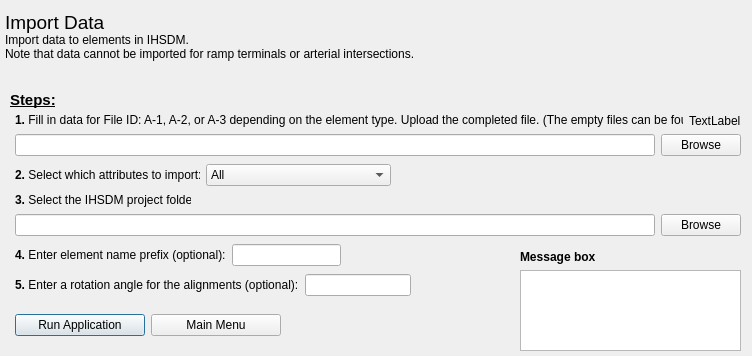
<?xml version="1.0" encoding="UTF-8"?>
<ui version="4.0">
 <class>Dialog</class>
 <widget class="QDialog" name="Dialog">
  <property name="geometry">
   <rect>
    <x>0</x>
    <y>0</y>
    <width>752</width>
    <height>356</height>
   </rect>
  </property>
  <property name="windowTitle">
   <string>Dialog</string>
  </property>
  <widget class="QWidget" name="verticalLayoutWidget">
   <property name="geometry">
    <rect>
     <x>0</x>
     <y>0</y>
     <width>491</width>
     <height>72</height>
    </rect>
   </property>
   <layout class="QVBoxLayout" name="verticalLayout">
    <property name="leftMargin">
     <number>5</number>
    </property>
    <item>
     <widget class="QLabel" name="label_4">
      <property name="font">
       <font>
        <pointsize>14</pointsize>
       </font>
      </property>
      <property name="text">
       <string>&lt;html&gt;&lt;head/&gt;&lt;body&gt;&lt;p&gt;Import Data&lt;br/&gt;&lt;span style=&quot; font-size:9pt;&quot;&gt;Import data to elements in IHSDM.&lt;br/&gt;Note that data cannot be imported for ramp terminals or arterial intersections.&lt;/span&gt;&lt;/p&gt;&lt;/body&gt;&lt;/html&gt;</string>
      </property>
     </widget>
    </item>
   </layout>
  </widget>
  <widget class="QWidget" name="horizontalLayoutWidget_4">
   <property name="geometry">
    <rect>
     <x>10</x>
     <y>300</y>
     <width>271</width>
     <height>51</height>
    </rect>
   </property>
   <layout class="QHBoxLayout" name="horizontalLayout_4">
    <property name="leftMargin">
     <number>5</number>
    </property>
    <item>
     <widget class="QPushButton" name="runapp_but">
      <property name="font">
       <font>
        <pointsize>9</pointsize>
       </font>
      </property>
      <property name="text">
       <string>Run Application</string>
      </property>
     </widget>
    </item>
    <item>
     <widget class="QPushButton" name="mainmenu">
      <property name="font">
       <font>
        <pointsize>9</pointsize>
       </font>
      </property>
      <property name="text">
       <string>Main Menu</string>
      </property>
     </widget>
    </item>
   </layout>
  </widget>
  <widget class="QWidget" name="verticalLayoutWidget_4">
   <property name="geometry">
    <rect>
     <x>520</x>
     <y>250</y>
     <width>221</width>
     <height>101</height>
    </rect>
   </property>
   <layout class="QVBoxLayout" name="verticalLayout_4">
    <property name="sizeConstraint">
     <enum>QLayout::SetMaximumSize</enum>
    </property>
    <item>
     <widget class="QLabel" name="label_31">
      <property name="font">
       <font>
        <pointsize>9</pointsize>
        <weight>75</weight>
        <bold>true</bold>
       </font>
      </property>
      <property name="text">
       <string>Message box</string>
      </property>
     </widget>
    </item>
    <item>
     <widget class="QTextEdit" name="messagebox"/>
    </item>
   </layout>
  </widget>
  <widget class="QWidget" name="horizontalLayoutWidget_7">
   <property name="geometry">
    <rect>
     <x>10</x>
     <y>190</y>
     <width>181</width>
     <height>21</height>
    </rect>
   </property>
   <layout class="QHBoxLayout" name="horizontalLayout_6">
    <property name="leftMargin">
     <number>5</number>
    </property>
    <item>
     <widget class="QLabel" name="label_5">
      <property name="text">
       <string>&lt;html&gt;&lt;head/&gt;&lt;body&gt;&lt;p&gt;&lt;span style=&quot; font-weight:600;&quot;&gt;3.&lt;/span&gt; Select the IHSDM project folder:&lt;/p&gt;&lt;/body&gt;&lt;/html&gt;</string>
      </property>
     </widget>
    </item>
   </layout>
  </widget>
  <widget class="QLabel" name="label">
   <property name="geometry">
    <rect>
     <x>10</x>
     <y>90</y>
     <width>61</width>
     <height>21</height>
    </rect>
   </property>
   <property name="text">
    <string>&lt;html&gt;&lt;head/&gt;&lt;body&gt;&lt;p&gt;&lt;span style=&quot; font-size:11pt; font-weight:600; text-decoration: underline;&quot;&gt;Steps:&lt;/span&gt;&lt;/p&gt;&lt;/body&gt;&lt;/html&gt;</string>
   </property>
  </widget>
  <widget class="QWidget" name="horizontalLayoutWidget_9">
   <property name="geometry">
    <rect>
     <x>10</x>
     <y>110</y>
     <width>731</width>
     <height>21</height>
    </rect>
   </property>
   <layout class="QHBoxLayout" name="horizontalLayout_9">
    <property name="leftMargin">
     <number>5</number>
    </property>
    <item>
     <widget class="QLabel" name="label_7">
      <property name="text">
       <string>&lt;html&gt;&lt;head/&gt;&lt;body&gt;&lt;p&gt;&lt;span style=&quot; font-weight:600;&quot;&gt;1.&lt;/span&gt; Fill in data for File ID: A-1, A-2, or A-3 depending on the element type. Upload the completed file. (The empty files can be found&lt;/p&gt;&lt;/body&gt;&lt;/html&gt;</string>
      </property>
     </widget>
    </item>
    <item>
     <widget class="QLabel" name="label_step1">
      <property name="text">
       <string>TextLabel</string>
      </property>
     </widget>
    </item>
   </layout>
  </widget>
  <widget class="QWidget" name="horizontalLayoutWidget_8">
   <property name="geometry">
    <rect>
     <x>10</x>
     <y>240</y>
     <width>331</width>
     <height>31</height>
    </rect>
   </property>
   <layout class="QHBoxLayout" name="horizontalLayout_8">
    <property name="leftMargin">
     <number>5</number>
    </property>
    <item>
     <widget class="QLabel" name="label_6">
      <property name="text">
       <string>&lt;html&gt;&lt;head/&gt;&lt;body&gt;&lt;p&gt;&lt;span style=&quot; font-weight:600;&quot;&gt;4.&lt;/span&gt; Enter element name prefix (optional):&lt;/p&gt;&lt;/body&gt;&lt;/html&gt;</string>
      </property>
     </widget>
    </item>
    <item>
     <widget class="QLineEdit" name="prefix_form"/>
    </item>
   </layout>
  </widget>
  <widget class="QWidget" name="horizontalLayoutWidget_10">
   <property name="geometry">
    <rect>
     <x>10</x>
     <y>160</y>
     <width>381</width>
     <height>31</height>
    </rect>
   </property>
   <layout class="QHBoxLayout" name="horizontalLayout_10">
    <property name="leftMargin">
     <number>5</number>
    </property>
    <item>
     <widget class="QLabel" name="label_2">
      <property name="text">
       <string>&lt;html&gt;&lt;head/&gt;&lt;body&gt;&lt;p&gt;&lt;span style=&quot; font-weight:600;&quot;&gt;2.&lt;/span&gt; Select which attributes to import:&lt;/p&gt;&lt;/body&gt;&lt;/html&gt;</string>
      </property>
     </widget>
    </item>
    <item>
     <widget class="QComboBox" name="eval_all_el_button">
      <item>
       <property name="text">
        <string>All</string>
       </property>
      </item>
      <item>
       <property name="text">
        <string>Annual Average Daily Traffic</string>
       </property>
      </item>
      <item>
       <property name="text">
        <string>Area Type</string>
       </property>
      </item>
      <item>
       <property name="text">
        <string>Automated Speed Enforcement</string>
       </property>
      </item>
      <item>
       <property name="text">
        <string>Clear Zone</string>
       </property>
      </item>
      <item>
       <property name="text">
        <string>Cross Slope</string>
       </property>
      </item>
      <item>
       <property name="text">
        <string>Driveway</string>
       </property>
      </item>
      <item>
       <property name="text">
        <string>Fixed Object</string>
       </property>
      </item>
      <item>
       <property name="text">
        <string>Functional Class</string>
       </property>
      </item>
      <item>
       <property name="text">
        <string>High Volume Section</string>
       </property>
      </item>
      <item>
       <property name="text">
        <string>Horizontal Alignment</string>
       </property>
      </item>
      <item>
       <property name="text">
        <string>Lane</string>
       </property>
      </item>
      <item>
       <property name="text">
        <string>Lane Offset</string>
       </property>
      </item>
      <item>
       <property name="text">
        <string>Left Side Barrier</string>
       </property>
      </item>
      <item>
       <property name="text">
        <string>Lighting</string>
       </property>
      </item>
      <item>
       <property name="text">
        <string>Median</string>
       </property>
      </item>
      <item>
       <property name="text">
        <string>Median Barrier</string>
       </property>
      </item>
      <item>
       <property name="text">
        <string>On-Street Parking</string>
       </property>
      </item>
      <item>
       <property name="text">
        <string>Outside Barrier</string>
       </property>
      </item>
      <item>
       <property name="text">
        <string>Posted Speed</string>
       </property>
      </item>
      <item>
       <property name="text">
        <string>Rail Highway Crossing</string>
       </property>
      </item>
      <item>
       <property name="text">
        <string>Ramp Type</string>
       </property>
      </item>
      <item>
       <property name="text">
        <string>Right Side Barrier</string>
       </property>
      </item>
      <item>
       <property name="text">
        <string>Shoulder Section</string>
       </property>
      </item>
      <item>
       <property name="text">
        <string>Speed Category</string>
       </property>
      </item>
      <item>
       <property name="text">
        <string>Two-way Left Turn Lane</string>
       </property>
      </item>
      <item>
       <property name="text">
        <string>User Defined CMF</string>
       </property>
      </item>
      <item>
       <property name="text">
        <string>Vertical Alignment</string>
       </property>
      </item>
     </widget>
    </item>
   </layout>
  </widget>
  <widget class="QWidget" name="horizontalLayoutWidget_11">
   <property name="geometry">
    <rect>
     <x>10</x>
     <y>270</y>
     <width>401</width>
     <height>31</height>
    </rect>
   </property>
   <layout class="QHBoxLayout" name="horizontalLayout_11">
    <property name="leftMargin">
     <number>5</number>
    </property>
    <item>
     <widget class="QLabel" name="label_9">
      <property name="text">
       <string>&lt;html&gt;&lt;head/&gt;&lt;body&gt;&lt;p&gt;&lt;span style=&quot; font-weight:600;&quot;&gt;5.&lt;/span&gt; Enter a rotation angle for the alignments (optional):&lt;/p&gt;&lt;/body&gt;&lt;/html&gt;</string>
      </property>
     </widget>
    </item>
    <item>
     <widget class="QLineEdit" name="angle_form"/>
    </item>
   </layout>
  </widget>
  <widget class="QWidget" name="horizontalLayoutWidget_12">
   <property name="geometry">
    <rect>
     <x>10</x>
     <y>130</y>
     <width>731</width>
     <height>31</height>
    </rect>
   </property>
   <layout class="QHBoxLayout" name="horizontalLayout_12">
    <property name="leftMargin">
     <number>5</number>
    </property>
    <item>
     <widget class="QLineEdit" name="filenamebox"/>
    </item>
    <item>
     <widget class="QPushButton" name="inputfile_button">
      <property name="font">
       <font>
        <pointsize>9</pointsize>
       </font>
      </property>
      <property name="text">
       <string>Browse</string>
      </property>
     </widget>
    </item>
   </layout>
  </widget>
  <widget class="QWidget" name="horizontalLayoutWidget_14">
   <property name="geometry">
    <rect>
     <x>10</x>
     <y>210</y>
     <width>731</width>
     <height>31</height>
    </rect>
   </property>
   <layout class="QHBoxLayout" name="horizontalLayout_7">
    <property name="leftMargin">
     <number>5</number>
    </property>
    <item>
     <widget class="QLineEdit" name="pfolder_form"/>
    </item>
    <item>
     <widget class="QPushButton" name="folder_button">
      <property name="font">
       <font>
        <pointsize>9</pointsize>
       </font>
      </property>
      <property name="text">
       <string>Browse</string>
      </property>
     </widget>
    </item>
   </layout>
  </widget>
 </widget>
 <tabstops>
  <tabstop>prefix_form</tabstop>
  <tabstop>angle_form</tabstop>
  <tabstop>runapp_but</tabstop>
  <tabstop>mainmenu</tabstop>
  <tabstop>messagebox</tabstop>
 </tabstops>
 <resources/>
 <connections/>
</ui>
